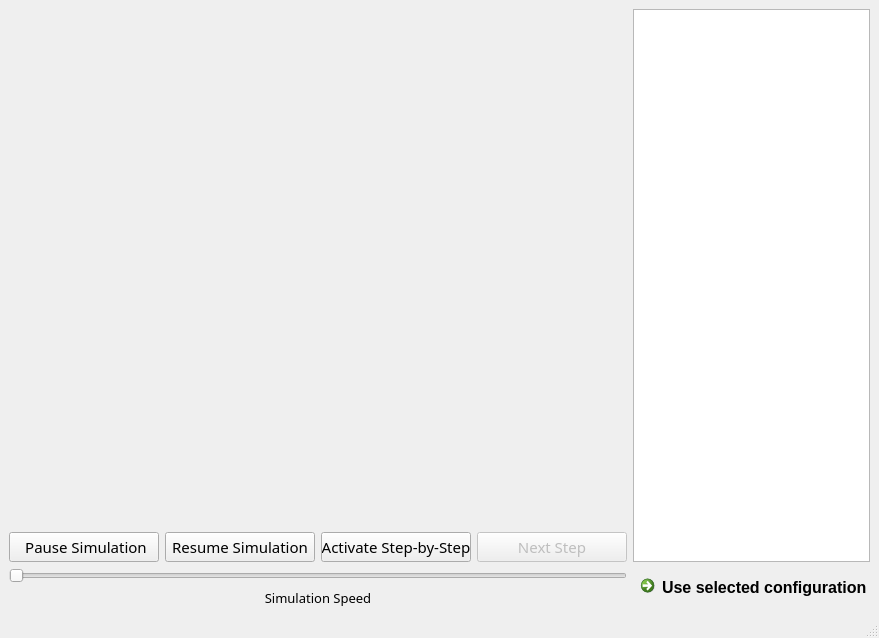
<?xml version="1.0" encoding="UTF-8"?>
<ui version="4.0">
 <class>MplMainWindow</class>
 <widget class="QMainWindow" name="MplMainWindow">
  <property name="geometry">
   <rect>
    <x>0</x>
    <y>0</y>
    <width>864</width>
    <height>638</height>
   </rect>
  </property>
  <property name="windowTitle">
   <string>MainWindow</string>
  </property>
  <widget class="QWidget" name="mplcentralwidget">
   <layout class="QHBoxLayout" name="horizontalLayout_4">
    <item>
     <layout class="QHBoxLayout" name="horizontalLayout_3">
      <item>
       <layout class="QVBoxLayout" name="verticalLayout_5">
        <item>
         <widget class="MplWidget" name="mpl" native="true">
          <property name="sizePolicy">
           <sizepolicy hsizetype="Expanding" vsizetype="Expanding">
            <horstretch>0</horstretch>
            <verstretch>0</verstretch>
           </sizepolicy>
          </property>
         </widget>
        </item>
        <item>
         <layout class="QHBoxLayout" name="horizontalLayout_2">
          <item>
           <widget class="QPushButton" name="pauseButton">
            <property name="sizePolicy">
             <sizepolicy hsizetype="Fixed" vsizetype="Fixed">
              <horstretch>0</horstretch>
              <verstretch>15</verstretch>
             </sizepolicy>
            </property>
            <property name="minimumSize">
             <size>
              <width>150</width>
              <height>0</height>
             </size>
            </property>
            <property name="font">
             <font>
              <family>Mongolian Baiti</family>
              <pointsize>11</pointsize>
             </font>
            </property>
            <property name="cursor">
             <cursorShape>ArrowCursor</cursorShape>
            </property>
            <property name="text">
             <string> Pause Simulation</string>
            </property>
           </widget>
          </item>
          <item>
           <widget class="QPushButton" name="resumeButton">
            <property name="sizePolicy">
             <sizepolicy hsizetype="Fixed" vsizetype="Fixed">
              <horstretch>0</horstretch>
              <verstretch>0</verstretch>
             </sizepolicy>
            </property>
            <property name="minimumSize">
             <size>
              <width>150</width>
              <height>0</height>
             </size>
            </property>
            <property name="font">
             <font>
              <family>Mongolian Baiti</family>
              <pointsize>11</pointsize>
             </font>
            </property>
            <property name="text">
             <string>Resume Simulation</string>
            </property>
            <property name="icon">
             <iconset theme="play">
              <normaloff>.</normaloff>.</iconset>
            </property>
           </widget>
          </item>
          <item>
           <widget class="QPushButton" name="stepModeButton">
            <property name="sizePolicy">
             <sizepolicy hsizetype="Fixed" vsizetype="Fixed">
              <horstretch>0</horstretch>
              <verstretch>0</verstretch>
             </sizepolicy>
            </property>
            <property name="minimumSize">
             <size>
              <width>150</width>
              <height>0</height>
             </size>
            </property>
            <property name="font">
             <font>
              <family>Mongolian Baiti</family>
              <pointsize>11</pointsize>
             </font>
            </property>
            <property name="text">
             <string>Activate Step-by-Step</string>
            </property>
           </widget>
          </item>
          <item>
           <widget class="QPushButton" name="nextStepButton">
            <property name="enabled">
             <bool>false</bool>
            </property>
            <property name="sizePolicy">
             <sizepolicy hsizetype="Fixed" vsizetype="Fixed">
              <horstretch>0</horstretch>
              <verstretch>0</verstretch>
             </sizepolicy>
            </property>
            <property name="minimumSize">
             <size>
              <width>150</width>
              <height>0</height>
             </size>
            </property>
            <property name="font">
             <font>
              <family>Mongolian Baiti</family>
              <pointsize>11</pointsize>
             </font>
            </property>
            <property name="text">
             <string>Next Step</string>
            </property>
           </widget>
          </item>
         </layout>
        </item>
        <item>
         <widget class="QSlider" name="horizontalSlider">
          <property name="orientation">
           <enum>Qt::Horizontal</enum>
          </property>
         </widget>
        </item>
        <item>
         <widget class="QLabel" name="label">
          <property name="font">
           <font>
            <family>Mongolian Baiti</family>
            <pointsize>10</pointsize>
           </font>
          </property>
          <property name="frameShape">
           <enum>QFrame::NoFrame</enum>
          </property>
          <property name="frameShadow">
           <enum>QFrame::Plain</enum>
          </property>
          <property name="text">
           <string>Simulation Speed</string>
          </property>
          <property name="alignment">
           <set>Qt::AlignCenter</set>
          </property>
         </widget>
        </item>
       </layout>
      </item>
     </layout>
    </item>
    <item>
     <layout class="QVBoxLayout" name="verticalLayout_4">
      <property name="sizeConstraint">
       <enum>QLayout::SetDefaultConstraint</enum>
      </property>
      <item>
       <layout class="QVBoxLayout" name="verticalLayout_6"/>
      </item>
      <item>
       <widget class="QListView" name="listView"/>
      </item>
      <item>
       <widget class="QCommandLinkButton" name="commandLinkButton">
        <property name="sizePolicy">
         <sizepolicy hsizetype="Preferred" vsizetype="Preferred">
          <horstretch>0</horstretch>
          <verstretch>0</verstretch>
         </sizepolicy>
        </property>
        <property name="font">
         <font>
          <family>Segoe UI</family>
          <pointsize>12</pointsize>
         </font>
        </property>
        <property name="text">
         <string>Use selected configuration</string>
        </property>
       </widget>
      </item>
     </layout>
    </item>
   </layout>
  </widget>
  <widget class="QMenuBar" name="menubar">
   <property name="geometry">
    <rect>
     <x>0</x>
     <y>0</y>
     <width>864</width>
     <height>21</height>
    </rect>
   </property>
  </widget>
  <widget class="QStatusBar" name="statusbar"/>
 </widget>
 <customwidgets>
  <customwidget>
   <class>MplWidget</class>
   <extends>QWidget</extends>
   <header location="global">mplwidget</header>
   <container>1</container>
  </customwidget>
 </customwidgets>
 <resources/>
 <connections/>
</ui>
